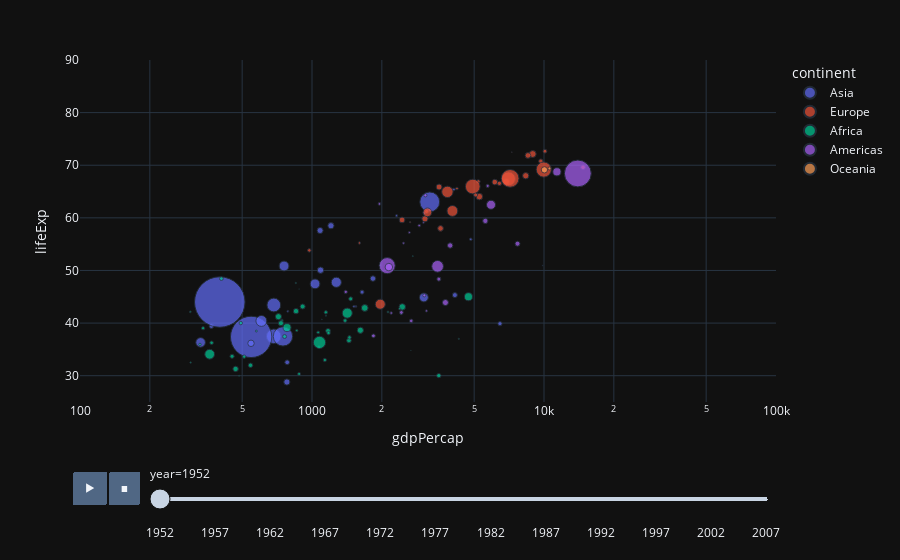

Source (notebook cell):
### Markdown cell above
## 7. Watch the classic Gapminder Video, then have a look at the plotly version and recreate the animation (perhaps after optionally exploring and changing the style, if you wish)

### Code cell
import plotly.express as px

df = px.data.gapminder()

fig = px.scatter(df, x="gdpPercap", y="lifeExp", animation_frame="year", animation_group="country",
                 size="pop", color="continent", hover_name="country",
                 log_x=True, size_max=55, range_x=[100, 100000], range_y=[25, 90])

fig.update_layout(template="plotly_dark")

fig.show()

### Figure 1 — Plotly figure (JSON) as saved in the notebook; plotly's stock layout.template omitted (floating-point values rounded to 4 significant figures)
{"data": [{"hovertemplate": "<b>%{hovertext}</b><br><br>continent=Asia<br>year=1952<br>gdpPercap=%{x}<br>lifeExp=%{y}<br>pop=%{marker.size}<extra></extra>", "hovertext": ["Afghanistan", "Bahrain", "Bangladesh", "Cambodia", "China", "Hong Kong, China", "India", "Indonesia", "Iran", "Iraq", "Israel", "Japan", "Jordan", "Korea, Dem. Rep.", "Korea, Rep.", "Kuwait", "Lebanon", "Malaysia", "Mongolia", "Myanmar", "Nepal", "Oman", "Pakistan", "Philippines", "Saudi Arabia", "Singapore", "Sri Lanka", "Syria", "Taiwan", "Thailand", "Vietnam", "West Bank and Gaza", "Yemen, Rep."], "ids": ["Afghanistan", "Bahrain", "Bangladesh", "Cambodia", "China", "Hong Kong, China", "India", "Indonesia", "Iran", "Iraq", "Israel", "Japan", "Jordan", "Korea, Dem. Rep.", "Korea, Rep.", "Kuwait", "Lebanon", "Malaysia", "Mongolia", "Myanmar", "Nepal", "Oman", "Pakistan", "Philippines", "Saudi Arabia", "Singapore", "Sri Lanka", "Syria", "Taiwan", "Thailand", "Vietnam", "West Bank and Gaza", "Yemen, Rep."], "legendgroup": "Asia", "marker": {"color": "#636efa", "size": [8425333, 120447, 46886859, 4693836, 556263527, 2125900, 372000000, 82052000, 17272000, 5441766, 1620914, 86459025, 607914, 8865488, 20947571, 160000, 1439529, 6748378, 800663, 20092996, 9182536, 507833, 41346560, 22438691, 4005677, 1127000, 7982342, 3661549, 8550362, 21289402, 26246839, 1030585, 4963829], "sizemode": "area", "sizeref": 435900.0, "symbol": "circle"}, "mode": "markers", "name": "Asia", "orientation": "v", "showlegend": true, "type": "scatter", "x": [779.4, 9867.0, 684.2, 368.5, 400.4, 3054.0, 546.6, 749.7, 3035.0, 4130.0, 4087.0, 3217.0, 1547.0, 1088.0, 1031.0, 108400.0, 4835.0, 1831.0, 786.6, 331, 545.9, 1828.0, 684.6, 1273.0, 6460.0, 2315.0, 1084.0, 1643.0, 1207.0, 757.8, 605.1, 1516.0, 781.7], "xaxis": "x", "y": [28.8, 50.94, 37.48, 39.42, 44, 60.96, 37.37, 37.47, 44.87, 45.32, 65.39, 63.03, 43.16, 50.06, 47.45, 55.56, 55.93, 48.46, 42.24, 36.32, 36.16, 37.58, 43.44, 47.75, 39.88, 60.4, 57.59, 45.88, 58.5, 50.85, 40.41, 43.16, 32.55], "yaxis": "y"}, {"hovertemplate": "<b>%{hovertext}</b><br><br>continent=Europe<br>year=1952<br>gdpPercap=%{x}<br>lifeExp=%{y}<br>pop=%{marker.size}<extra></extra>", "hovertext": ["Albania", "Austria", "Belgium", "Bosnia and Herzegovina", "Bulgaria", "Croatia", "Czech Republic", "Denmark", "Finland", "France", "Germany", "Greece", "Hungary", "Iceland", "Ireland", "Italy", "Montenegro", "Netherlands", "Norway", "Poland", "Portugal", "Romania", "Serbia", "Slovak Republic", "Slovenia", "Spain", "Sweden", "Switzerland", "Turkey", "United Kingdom"], "ids": ["Albania", "Austria", "Belgium", "Bosnia and Herzegovina", "Bulgaria", "Croatia", "Czech Republic", "Denmark", "Finland", "France", "Germany", "Greece", "Hungary", "Iceland", "Ireland", "Italy", "Montenegro", "Netherlands", "Norway", "Poland", "Portugal", "Romania", "Serbia", "Slovak Republic", "Slovenia", "Spain", "Sweden", "Switzerland", "Turkey", "United Kingdom"], "legendgroup": "Europe", "marker": {"color": "#EF553B", "size": [1282697, 6927772, 8730405, 2791000, 7274900, 3882229, 9125183, 4334000, 4090500, 42459667, 69145952, 7733250, 9504000, 147962, 2952156, 47666000, 413834, 10381988, 3327728, 25730551, 8526050, 16630000, 6860147, 3558137, 1489518, 28549870, 7124673, 4815000, 22235677, 50430000], "sizemode": "area", "sizeref": 435900.0, "symbol": "circle"}, "mode": "markers", "name": "Europe", "orientation": "v", "showlegend": true, "type": "scatter", "x": [1601.0, 6137.0, 8343.0, 973.5, 2444.0, 3119.0, 6876.0, 9692.0, 6425.0, 7030.0, 7144.0, 3531.0, 5264.0, 7268.0, 5210.0, 4931.0, 2648.0, 8942.0, 10100.0, 4029.0, 3068.0, 3145.0, 3581.0, 5075.0, 4215.0, 3834.0, 8528.0, 14730.0, 1969.0, 9980.0], "xaxis": "x", "y": [55.23, 66.8, 68, 53.82, 59.6, 61.21, 66.87, 70.78, 66.55, 67.41, 67.5, 65.86, 64.03, 72.49, 66.91, 65.94, 59.16, 72.13, 72.67, 61.31, 59.82, 61.05, 58.0, 64.36, 65.57, 64.94, 71.86, 69.62, 43.59, 69.18], "yaxis": "y"}, {"hovertemplate": "<b>%{hovertext}</b><br><br>continent=Africa<br>year=1952<br>gdpPercap=%{x}<br>lifeExp=%{y}<br>pop=%{marker.size}<extra></extra>", "hovertext": ["Algeria", "Angola", "Benin", "Botswana", "Burkina Faso", "Burundi", "Cameroon", "Central African Republic", "Chad", "Comoros", "Congo, Dem. Rep.", "Congo, Rep.", "Cote d'Ivoire", "Djibouti", "Egypt", "Equatorial Guinea", "Eritrea", "Ethiopia", "Gabon", "Gambia", "Ghana", "Guinea", "Guinea-Bissau", "Kenya", "Lesotho", "Liberia", "Libya", "Madagascar", "Malawi", "Mali", "Mauritania", "Mauritius", "Morocco", "Mozambique", "Namibia", "Niger", "Nigeria", "Reunion", "Rwanda", "Sao Tome and Principe", "Senegal", "Sierra Leone", "Somalia", "South Africa", "Sudan", "Swaziland", "Tanzania", "Togo", "Tunisia", "Uganda", "Zambia", "Zimbabwe"], "ids": ["Algeria", "Angola", "Benin", "Botswana", "Burkina Faso", "Burundi", "Cameroon", "Central African Republic", "Chad", "Comoros", "Congo, Dem. Rep.", "Congo, Rep.", "Cote d'Ivoire", "Djibouti", "Egypt", "Equatorial Guinea", "Eritrea", "Ethiopia", "Gabon", "Gambia", "Ghana", "Guinea", "Guinea-Bissau", "Kenya", "Lesotho", "Liberia", "Libya", "Madagascar", "Malawi", "Mali", "Mauritania", "Mauritius", "Morocco", "Mozambique", "Namibia", "Niger", "Nigeria", "Reunion", "Rwanda", "Sao Tome and Principe", "Senegal", "Sierra Leone", "Somalia", "South Africa", "Sudan", "Swaziland", "Tanzania", "Togo", "Tunisia", "Uganda", "Zambia", "Zimbabwe"], "legendgroup": "Africa", "marker": {"color": "#00cc96", "size": [9279525, 4232095, 1738315, 442308, 4469979, 2445618, 5009067, 1291695, 2682462, 153936, 14100005, 854885, 2977019, 63149, 22223309, 216964, 1438760, 20860941, 420702, 284320, 5581001, 2664249, 580653, 6464046, 748747, 863308, 1019729, 4762912, 2917802, 3838168, 1022556, 516556, 9939217, 6446316, 485831, 3379468, 33119096, 257700, 2534927, 60011, 2755589, 2143249, 2526994, 14264935, 8504667, 290243, 8322925, 1219113, 3647735, 5824797, 2672000, 3080907], "sizemode": "area", "sizeref": 435900.0, "symbol": "circle"}, "mode": "markers", "name": "Africa", "orientation": "v", "showlegend": true, "type": "scatter", "x": [2449.0, 3521.0, 1063.0, 851.2, 543.3, 339.3, 1173.0, 1071.0, 1179.0, 1103.0, 780.5, 2126.0, 1389.0, 2670.0, 1419.0, 375.6, 328.9, 362.1, 4293.0, 485.2, 911.3, 510.2, 299.9, 853.5, 298.8, 575.6, 2388.0, 1443.0, 369.2, 452.3, 743.1, 1968.0, 1688.0, 468.5, 2424.0, 761.9, 1077.0, 2719.0, 493.3, 879.6, 1450.0, 879.8, 1136.0, 4725.0, 1616.0, 1148.0, 716.7, 859.8, 1468.0, 734.8, 1147.0, 406.9], "xaxis": "x", "y": [43.08, 30.02, 38.22, 47.62, 31.98, 39.03, 38.52, 35.46, 38.09, 40.72, 39.14, 42.11, 40.48, 34.81, 41.89, 34.48, 35.93, 34.08, 37.0, 30, 43.15, 33.61, 32.5, 42.27, 42.14, 38.48, 42.72, 36.68, 36.26, 33.69, 40.54, 50.99, 42.87, 31.29, 41.73, 37.44, 36.32, 52.72, 40, 46.47, 37.28, 30.33, 32.98, 45.01, 38.63, 41.41, 41.22, 38.6, 44.6, 39.98, 42.04, 48.45], "yaxis": "y"}, {"hovertemplate": "<b>%{hovertext}</b><br><br>continent=Americas<br>year=1952<br>gdpPercap=%{x}<br>lifeExp=%{y}<br>pop=%{marker.size}<extra></extra>", "hovertext": ["Argentina", "Bolivia", "Brazil", "Canada", "Chile", "Colombia", "Costa Rica", "Cuba", "Dominican Republic", "Ecuador", "El Salvador", "Guatemala", "Haiti", "Honduras", "Jamaica", "Mexico", "Nicaragua", "Panama", "Paraguay", "Peru", "Puerto Rico", "Trinidad and Tobago", "United States", "Uruguay", "Venezuela"], "ids": ["Argentina", "Bolivia", "Brazil", "Canada", "Chile", "Colombia", "Costa Rica", "Cuba", "Dominican Republic", "Ecuador", "El Salvador", "Guatemala", "Haiti", "Honduras", "Jamaica", "Mexico", "Nicaragua", "Panama", "Paraguay", "Peru", "Puerto Rico", "Trinidad and Tobago", "United States", "Uruguay", "Venezuela"], "legendgroup": "Americas", "marker": {"color": "#ab63fa", "size": [17876956, 2883315, 56602560, 14785584, 6377619, 12350771, 926317, 6007797, 2491346, 3548753, 2042865, 3146381, 3201488, 1517453, 1426095, 30144317, 1165790, 940080, 1555876, 8025700, 2227000, 662850, 157553000, 2252965, 5439568], "sizemode": "area", "sizeref": 435900.0, "symbol": "circle"}, "mode": "markers", "name": "Americas", "orientation": "v", "showlegend": true, "type": "scatter", "x": [5911.0, 2677.0, 2109.0, 11370.0, 3940.0, 2144.0, 2627.0, 5587.0, 1398.0, 3522.0, 3048.0, 2428.0, 1840.0, 2195.0, 2899.0, 3478.0, 3112.0, 2480.0, 1952.0, 3759.0, 3082.0, 3023.0, 13990.0, 5717.0, 7690.0], "xaxis": "x", "y": [62.48, 40.41, 50.92, 68.75, 54.74, 50.64, 57.21, 59.42, 45.93, 48.36, 45.26, 42.02, 37.58, 41.91, 58.53, 50.79, 42.31, 55.19, 62.65, 43.9, 64.28, 59.1, 68.44, 66.07, 55.09], "yaxis": "y"}, {"hovertemplate": "<b>%{hovertext}</b><br><br>continent=Oceania<br>year=1952<br>gdpPercap=%{x}<br>lifeExp=%{y}<br>pop=%{marker.size}<extra></extra>", "hovertext": ["Australia", "New Zealand"], "ids": ["Australia", "New Zealand"], "legendgroup": "Oceania", "marker": {"color": "#FFA15A", "size": [8691212, 1994794], "sizemode": "area", "sizeref": 435900.0, "symbol": "circle"}, "mode": "markers", "name": "Oceania", "orientation": "v", "showlegend": true, "type": "scatter", "x": [10040.0, 10560.0], "xaxis": "x", "y": [69.12, 69.39], "yaxis": "y"}], "layout": {"legend": {"itemsizing": "constant", "title": {"text": "continent"}, "tracegroupgap": 0}, "margin": {"t": 60}, "sliders": [{"active": 0, "currentvalue": {"prefix": "year="}, "len": 0.9, "pad": {"b": 10, "t": 60}, "steps": [{"args": [["1952"], {"frame": {"duration": 0, "redraw": false}, "fromcurrent": true, "mode": "immediate", "transition": {"duration": 0, "easing": "linear"}}], "label": "1952", "method": "animate"}, {"args": [["1957"], {"frame": {"duration": 0, "redraw": false}, "fromcurrent": true, "mode": "immediate", "transition": {"duration": 0, "easing": "linear"}}], "label": "1957", "method": "animate"}, {"args": [["1962"], {"frame": {"duration": 0, "redraw": false}, "fromcurrent": true, "mode": "immediate", "transition": {"duration": 0, "easing": "linear"}}], "label": "1962", "method": "animate"}, {"args": [["1967"], {"frame": {"duration": 0, "redraw": false}, "fromcurrent": true, "mode": "immediate", "transition": {"duration": 0, "easing": "linear"}}], "label": "1967", "method": "animate"}, {"args": [["1972"], {"frame": {"duration": 0, "redraw": false}, "fromcurrent": true, "mode": "immediate", "transition": {"duration": 0, "easing": "linear"}}], "label": "1972", "method": "animate"}, {"args": [["1977"], {"frame": {"duration": 0, "redraw": false}, "fromcurrent": true, "mode": "immediate", "transition": {"duration": 0, "easing": "linear"}}], "label": "1977", "method": "animate"}, {"args": [["1982"], {"frame": {"duration": 0, "redraw": false}, "fromcurrent": true, "mode": "immediate", "transition": {"duration": 0, "easing": "linear"}}], "label": "1982", "method": "animate"}, {"args": [["1987"], {"frame": {"duration": 0, "redraw": false}, "fromcurrent": true, "mode": "immediate", "transition": {"duration": 0, "easing": "linear"}}], "label": "1987", "method": "animate"}, {"args": [["1992"], {"frame": {"duration": 0, "redraw": false}, "fromcurrent": true, "mode": "immediate", "transition": {"duration": 0, "easing": "linear"}}], "label": "1992", "method": "animate"}, {"args": [["1997"], {"frame": {"duration": 0, "redraw": false}, "fromcurrent": true, "mode": "immediate", "transition": {"duration": 0, "easing": "linear"}}], "label": "1997", "method": "animate"}, {"args": [["2002"], {"frame": {"duration": 0, "redraw": false}, "fromcurrent": true, "mode": "immediate", "transition": {"duration": 0, "easing": "linear"}}], "label": "2002", "method": "animate"}, {"args": [["2007"], {"frame": {"duration": 0, "redraw": false}, "fromcurrent": true, "mode": "immediate", "transition": {"duration": 0, "easing": "linear"}}], "label": "2007", "method": "animate"}], "x": 0.1, "xanchor": "left", "y": 0, "yanchor": "top"}], "updatemenus": [{"buttons": [{"args": [null, {"frame": {"duration": 500, "redraw": false}, "fromcurrent": true, "mode": "immediate", "transition": {"duration": 500, "easing": "linear"}}], "label": "&#9654;", "method": "animate"}, {"args": [[null], {"frame": {"duration": 0, "redraw": false}, "fromcurrent": true, "mode": "immediate", "transition": {"duration": 0, "easing": "linear"}}], "label": "&#9724;", "method": "animate"}], "direction": "left", "pad": {"r": 10, "t": 70}, "showactive": false, "type": "buttons", "x": 0.1, "xanchor": "right", "y": 0, "yanchor": "top"}], "xaxis": {"anchor": "y", "domain": [0, 1], "range": [2, 5], "title": {"text": "gdpPercap"}, "type": "log"}, "yaxis": {"anchor": "x", "domain": [0, 1], "range": [25, 90], "title": {"text": "lifeExp"}}}}
